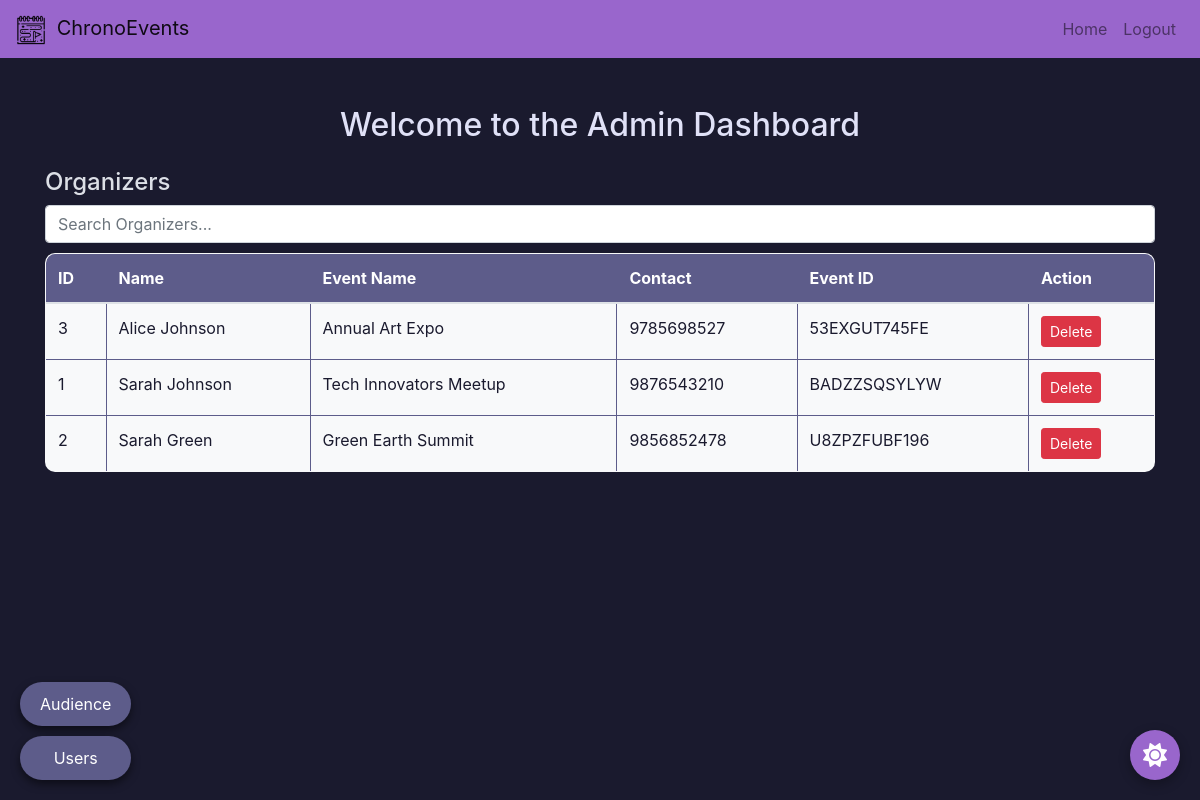
Page /admin (signed in) on the committed database.
### app.py (models this page shows)
class Organizer(db.Model):
    id = db.Column(db.Integer, primary_key=True)
    event_id = db.Column(db.String(12), unique=True, nullable=False)
    event_name = db.Column(db.String(100), nullable=False)
    name = db.Column(db.String(100), nullable=False)
    contact = db.Column(db.String(10), nullable=False)
    date = db.Column(db.String(20), nullable=False)
    start_time = db.Column(db.String(10), nullable=False)
    end_time = db.Column(db.String(10), nullable=False)
    location = db.Column(db.String(200), nullable=False)
    permission = db.Column(db.String(3), nullable=False)
    event_type = db.Column(db.String(10), nullable=False)
    description = db.Column(db.String(100), nullable=True)

### app.py (the view)
@app.route('/admin')
def admin():
    if 'admin_logged_in' not in session:
        flash('Please log in to access the admin dashboard.', 'danger')
        return redirect('/admin_login')
    organizers = Organizer.query.order_by(Organizer.event_id).all()
    audiences = RegisteredAudience.query.order_by(RegisteredAudience.event_id).all()
    users = User.query.order_by(User.id).all()
    response = make_response(render_template('admin.html', organizers=organizers, audiences=audiences, users=users))
    response.headers['Cache-Control'] = 'no-cache, no-store, must-revalidate'
    response.headers['Pragma'] = 'no-cache'
    response.headers['Expires'] = '0'
    return response

### templates/admin.html (shortened to what this page needs)
<!DOCTYPE html>
<html lang="en">
<head>
    <link rel="stylesheet" href="https://cdnjs.cloudflare.com/ajax/libs/font-awesome/6.0.0-beta3/css/all.min.css">
    <link rel="stylesheet" href="https://stackpath.bootstrapcdn.com/bootstrap/4.5.2/css/bootstrap.min.css">
</head>
<body>
    <nav class="navbar navbar-expand-lg navbar-light custom-navbar">
        <a class="navbar-brand" href="/">
            <img src="{{ url_for('static', filename='home.ico') }}" alt="Icon" width="30" height="30" style="margin-right: 5px;">
            ChronoEvents
        </a>
        <div class="collapse navbar-collapse" id="navbarNav">
            <ul class="navbar-nav ml-auto">
                <li class="nav-item">
                    <a class="nav-link" href="/">Home</a>
                </li>
                <li class="nav-item">
                        <a href="{{ url_for('admin_logout') }}" class="nav-link">Logout</a>
                    </li>
            </ul>
        </div>
    </nav>
    <div class="container mt-5">
        <h2 class="text-center" style="color: #e0e1f7;">Welcome to the Admin Dashboard</h2>
        <div class="table-container" id="organizerTableContainer">
            <h4 class="mt-4" style="color: #dcdfe6;">Organizers</h4>
            <input type="text" id="organizerSearch" class="form-control search-bar" placeholder="Search Organizers...">
            <table class="table table-bordered custom-table" id="organizerTable">
                <thead>
                    <tr>
                        <th>ID</th>
                        <th>Name</th>
                        <th>Event Name</th>
                        <th>Contact</th>
                        <th>Event ID</th>
                        <th>Action</th>
                    </tr>
                </thead>
                <tbody>
                    {% for organizer in organizers %}
                        <tr>
                            <td>{{ organizer.id }}</td>
                            <td>{{ organizer.name }}</td>
                            <td>{{ organizer.event_name }}</td>
                            <td>{{ organizer.contact }}</td>
                            <td>{{ organizer.event_id }}</td>
                            <td>
                                <form action="{{ url_for('delete_organizer', id=organizer.id) }}" method="POST" style="display:inline;">
                                    <button type="submit" class="btn btn-danger btn-sm" onclick="return confirm('Are you sure you want to delete this organizer?');">Delete</button>
                                </form>
                            </td>
                        </tr>
                    {% endfor %}
                </tbody>
            </table>
        </div>
        <div class="floating-buttons">
            <button class="floating-button" id="audienceButton" onclick="showTable('audience')">Audience</button>
            <button class="floating-button" id="usersButton" onclick="showTable('users')">Users</button>
        </div>
    </div>
    <button id="toggle-bg" class="floating-button">
        <i id="bg-icon" class="fas fa-sun"></i>
    </button>
</body>
</html>

### templates/admin.html (style rules this page uses)
body { background-color: #1a1a2e; }
.navbar { background-color: #9966CC; }
table { background-color: white; border-radius: 8px; }
h2, h4 { color: #333; }
.search-bar { margin-bottom: 10px; transition: background-color 0.3s ease, box-shadow 0.3s ease; }
.custom-table { background-color: #f8f9fa; color: #1a1a2e; border: 1px solid #5d5c8a; border-radius: 10px; overflow: hidden; transition: background-color 0.3s ease, transform 0.3s ease; }
.custom-table th { background-color: #5d5c8a; color: white; }
.custom-table td, .custom-table th { border: 1px solid #5d5c8a; }
.custom-table thead tr:first-child th:first-child { border-top-left-radius: 10px; }
.custom-table thead tr:first-child th:last-child { border-top-right-radius: 10px; }
.custom-table tbody tr:last-child td:first-child { border-bottom-left-radius: 10px; }
.custom-table tbody tr:last-child td:last-child { border-bottom-right-radius: 10px; }
.floating-buttons { position: fixed; bottom: 20px; left: 20px; display: flex; flex-direction: column; gap: 10px; }
.floating-button { background-color: #5d5c8a; color: white; border: none; padding: 10px 20px; border-radius: 50px; font-size: 16px; cursor: pointer; box-shadow: 0 4px 8px rgba(0, 0, 0, 0.5); transition: background-color 0.3s ease; }
.table-container { display: none; }
.table-container.active { display: block; }
#toggle-bg { position: fixed; bottom: 20px; right: 20px; background-color: #9966CC; border: none; border-radius: 50%; width: 50px; height: 50px; box-shadow: 0 4px 12px rgba(0, 0, 0, 0.3); color: white; font-size: 24px; transition: background-color 0.3s ease, transform 0.3s ease; display: flex; justify-content: center; align-items: center; }

### rows in the picture
Organizer: id "3", name "Alice Johnson", event_name "Annual Art Expo", contact "9785698527", event_id "53EXGUT745FE"
Organizer: id "1", name "Sarah Johnson", event_name "Tech Innovators Meetup", contact "9876543210", event_id "BADZZSQSYLYW"
Organizer: id "2", name "Sarah Green", event_name "Green Earth Summit", contact "9856852478", event_id "U8ZPZFUBF196"
